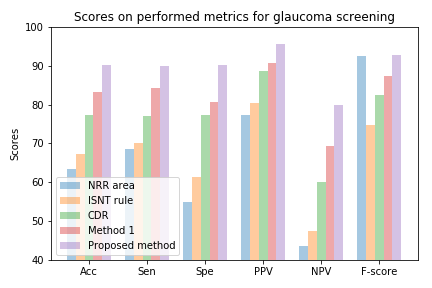

The Python source for this figure:
#!/usr/bin/env python3
# -*- coding: utf-8 -*-
"""
Created on Mon Apr  8 00:51:57 2019

@author: amed
"""

import numpy as np
import matplotlib.pyplot as plt
from matplotlib.ticker import MaxNLocator
from collections import namedtuple

# Number of metrics to compute and plot
n_groups = 6

# Specify the reached values on each method: Article 1, CDR, ISNT, NRR and porposed method
cdr = (77.22, 77.14, 77.41, 88.52, 60, 82.44)
isnt = (67.33, 70, 61.29, 80.33, 47.5, 74.81)
nrr = (63.37, 68.57, 54.84, 77.41, 43.59, 92.54)
article1 = (83.16, 84.28, 80.65, 90.77, 69.44, 87.40)
proposed = (90.09, 90, 90.3, 95.45, 80, 92.64)


fig, ax = plt.subplots()

index = np.arange(n_groups)
bar_width = 0.15

opacity = 0.4
error_config = {'ecolor': '0.1'}


rects0 = ax.bar(index-bar_width, nrr, bar_width,
                alpha=opacity,
                label='NRR area')

rects1 = ax.bar(index, isnt, bar_width,
                alpha=opacity,
                label='ISNT rule')

rects2 = ax.bar(index + bar_width, cdr, bar_width,
                alpha=opacity,
                label='CDR')

rects3 = ax.bar(index + 2*bar_width, article1, bar_width,
                alpha=opacity,
                label='Method 1')

rects4 = ax.bar(index + 3*bar_width, proposed, bar_width,
                alpha=opacity,
                label='Proposed method')


ax.set_ylim(40,100)
#ax.set_xlabel('Metrics')
ax.set_ylabel('Scores')
ax.set_title('Scores on performed metrics for glaucoma screening')
ax.set_xticks(index + 2*bar_width/2)
ax.set_xticklabels(('Acc', 'Sen', 'Spe', 'PPV', 'NPV', 'F-score'))
ax.legend(loc="lower left")

fig.tight_layout()
plt.show()

fig.savefig('charts.png')
#plt.savefig(fig)